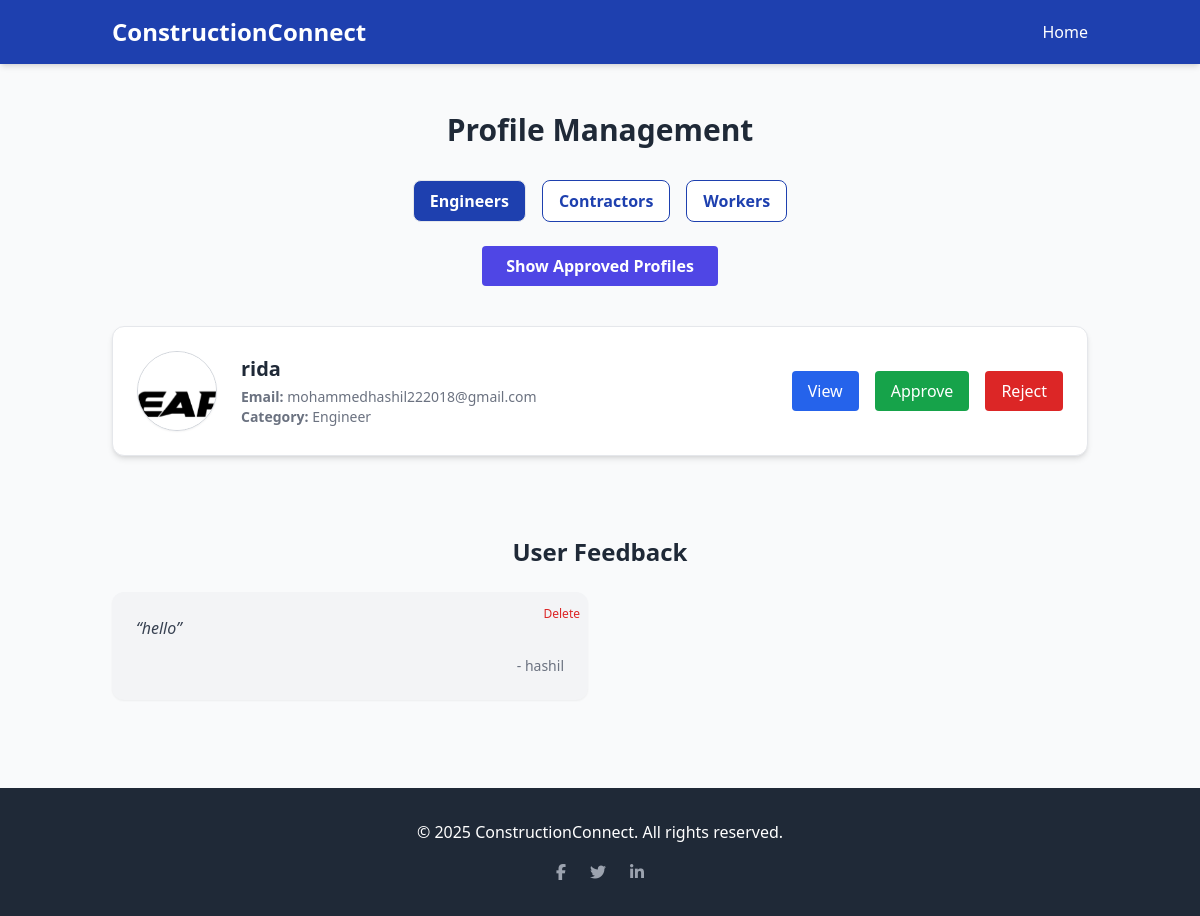
Page /dashboard/ (signed in) on the earlier database version.
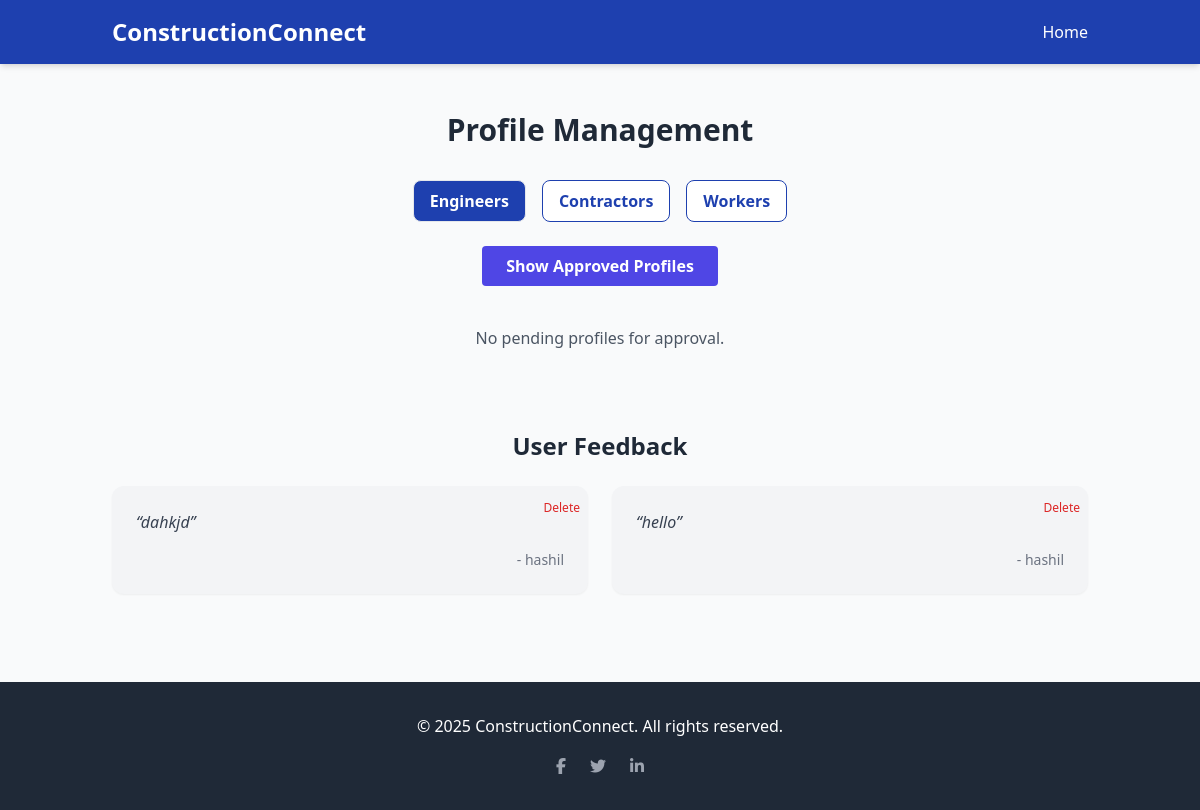
Same page on the later database version.
### profiles/models.py (models this page shows, shortened)
class Profile(models.Model):
    CATEGORY_CHOICES = [
        ('engineer', 'Engineer'),
        ('contractor', 'Contractor'),
        ('worker', 'worker'),
    ]
    user = models.ForeignKey(User, on_delete=models.CASCADE, null=True, blank=True)
    name = models.CharField(max_length=100)
    email = models.EmailField()
    phone = models.CharField(max_length=20)
    license_number = models.CharField(max_length=100, blank=True)
    specialization = models.CharField(max_length=100, blank=True)
    experience = models.PositiveIntegerField(blank=True, null=True)
    bio = models.TextField(blank=True)
    image = models.ImageField(upload_to='profile_images/', blank=True, null=True)
    category = models.CharField(max_length=20, choices=CATEGORY_CHOICES)
    description = models.TextField(blank=True)
    license_no = models.CharField(max_length=100, blank=True, null=True)  # ✅ Add this
    license_file = models.FileField(upload_to='licenses/', blank=True, null=True)
    is_approved = models.BooleanField(default=False)

class Feedback(models.Model):
    name = models.CharField(max_length=100)
    message = models.TextField()
    created_at = models.DateTimeField(auto_now_add=True)

### profiles/views.py (the view)
# urls.py: path('dashboard/', views.admin_dashboard, name='admin_dashboard'),
@staff_member_required
def admin_dashboard(request):
    categories = ['engineer', 'contractor', 'worker']
    category = request.GET.get('category', 'engineer')
    feedbacks = Feedback.objects.all().order_by('-id')
    pending_profiles = Profile.objects.filter(category=category, is_approved=False)
    approved_profiles = Profile.objects.filter(category=category, is_approved=True)
    return render(request, 'admin_dashboard.html', {
        'categories': categories,
        'category': category,
        'profiles': pending_profiles,
        'approved_profiles': approved_profiles,
        'feedbacks': feedbacks,
    })

### templates/admin_dashboard.html (shortened to what this page needs)
{% extends 'base.html' %}
{% load static %}
{% load widget_tweaks %}
{% block content %}
<div class="container mx-auto px-6 py-12" x-data="{ viewApproved: false }">
  <h1 class="text-3xl font-bold mb-8 text-center">Profile Management</h1>
  <div class="flex justify-center space-x-4 mb-6">
    {% for cat in categories %}
      <a href="?category={{ cat }}"
         class="px-4 py-2 rounded-lg font-semibold border
         {% if cat == category %}bg-blue-800 text-white{% else %}bg-white text-blue-800 border-blue-800{% endif %}
         hover:bg-blue-700 hover:text-white transition">
        {{ cat|capfirst }}s
      </a>
    {% endfor %}
  </div>
  <div class="text-center mb-10">
    <button @click="viewApproved = !viewApproved"
            class="px-6 py-2 bg-indigo-600 text-white font-semibold rounded hover:bg-indigo-500 transition">
      <span x-show="!viewApproved">Show Approved Profiles</span>
    </button>
  </div>
  <div x-show="!viewApproved" x-transition>
    {% if profiles %}
      <div class="space-y-6">
        {% for profile in profiles %}
          <div x-data="{ expanded: false }" class="bg-white shadow-md rounded-xl p-6 border transition-all duration-300" :class="expanded ? 'ring-2 ring-blue-300' : ''">
            <div class="flex flex-col md:flex-row justify-between items-center gap-6">
              <div class="flex items-center gap-6">
                {% if profile.image %}
                  <img src="{{ profile.image.url }}" alt="{{ profile.name }}" class="w-20 h-20 object-cover rounded-full border border-gray-300 shadow-sm">
                {% else %}
                  <div class="w-20 h-20 bg-gray-200 rounded-full flex items-center justify-center text-gray-500">No Image</div>
                {% endif %}
                <div>
                  <h2 class="text-xl font-semibold">{{ profile.name }}</h2>
                  <p class="text-sm text-gray-500"><strong>Email:</strong> {{ profile.email }}</p>
                  <p class="text-sm text-gray-500"><strong>Category:</strong> {{ profile.category|capfirst }}</p>
                </div>
              </div>
              <div class="flex flex-col gap-2 md:flex-row md:gap-4 mt-4 md:mt-0">
                <button @click="expanded = !expanded" type="button"
                  class="px-4 py-2 bg-blue-600 text-white rounded hover:bg-blue-500 transition">
                  <span x-show="!expanded">View</span>
                </button>
                <form method="POST" action="{% url 'approve_profile' profile.id %}">
                  <button class="bg-green-600 text-white px-4 py-2 rounded hover:bg-green-500 transition">
                    Approve
                  </button>
                </form>
                <form method="POST" action="{% url 'reject_profile' profile.id %}">
                  <button class="bg-red-600 text-white px-4 py-2 rounded hover:bg-red-500 transition">
                    Reject
                  </button>
                </form>
              </div>
            </div>
          </div>
        {% endfor %}
      </div>
    {% else %}
      <p class="text-gray-600 text-center">No pending profiles for approval.</p>
    {% endif %}
  </div>
  <div class="mt-20">
    <h2 class="text-2xl font-bold text-center mb-6">User Feedback</h2>
    {% if feedbacks %}
      <div class="grid md:grid-cols-2 gap-6">
        {% for fb in feedbacks %}
          <div class="bg-gray-100 p-6 rounded-xl shadow-sm relative">
            <p class="text-gray-700 italic">“{{ fb.message }}”</p>
            <p class="text-sm text-gray-500 mt-4 text-right">- {{ fb.name }}</p>
            <form action="{% url 'delete_feedback' fb.id %}" method="POST" class="absolute top-2 right-2">
              <button type="submit" class="text-red-600 hover:text-red-800 text-xs">Delete</button>
            </form>
          </div>
        {% endfor %}
      </div>
    {% else %}
      <p class="text-center text-gray-600">No feedback yet.</p>
    {% endif %}
  </div>
</div>
{% endblock %}

### templates/base.html (shortened to what this page needs)
{% load static %}
<!DOCTYPE html>
<html lang="en">
<head>
  <link href="{% static 'css/style.css' %}" rel="stylesheet">
</head>
<body class="bg-gray-50 text-gray-800 overflow-x-hidden overscroll-none">
  <nav class="bg-blue-800 text-white shadow-md">
    <div class="container mx-auto px-6 py-4 flex justify-between items-center">
      <a href="{% url 'home' %}" class="text-2xl font-bold">ConstructionConnect</a>
      <ul class="flex space-x-6 text-sm md:text-base">
        <li><a href="{% url 'home' %}" class="hover:underline">Home</a></li>
      </ul>
    </div>
  </nav>
  <main>
    {% block content %}
    {% endblock %}
  </main>
  <footer class="bg-gray-800 text-white py-8 mt-10">
    <div class="container mx-auto px-6 text-center">
      <p>© 2025 ConstructionConnect. All rights reserved.</p>
      <div class="flex justify-center space-x-6 mt-4">
        <a href="#" class="text-gray-400 hover:text-white"><i class="fab fa-facebook-f"></i></a>
        <a href="#" class="text-gray-400 hover:text-white"><i class="fab fa-twitter"></i></a>
        <a href="#" class="text-gray-400 hover:text-white"><i class="fab fa-linkedin-in"></i></a>
      </div>
    </div>
  </footer>
</body>
</html>

### templates/base.html (style rules this page uses)
html { overflow-x: hidden; }

Differences in the rows shown:
no longer on this page (row edited): Profile: image (picture), name "rida", email "mohammedhashil222018@gmail.com", category "Engineer"
added Feedback: message "dahkjd", name "hashil"
Other differences:
text now shown: "No pending profiles for approval."
